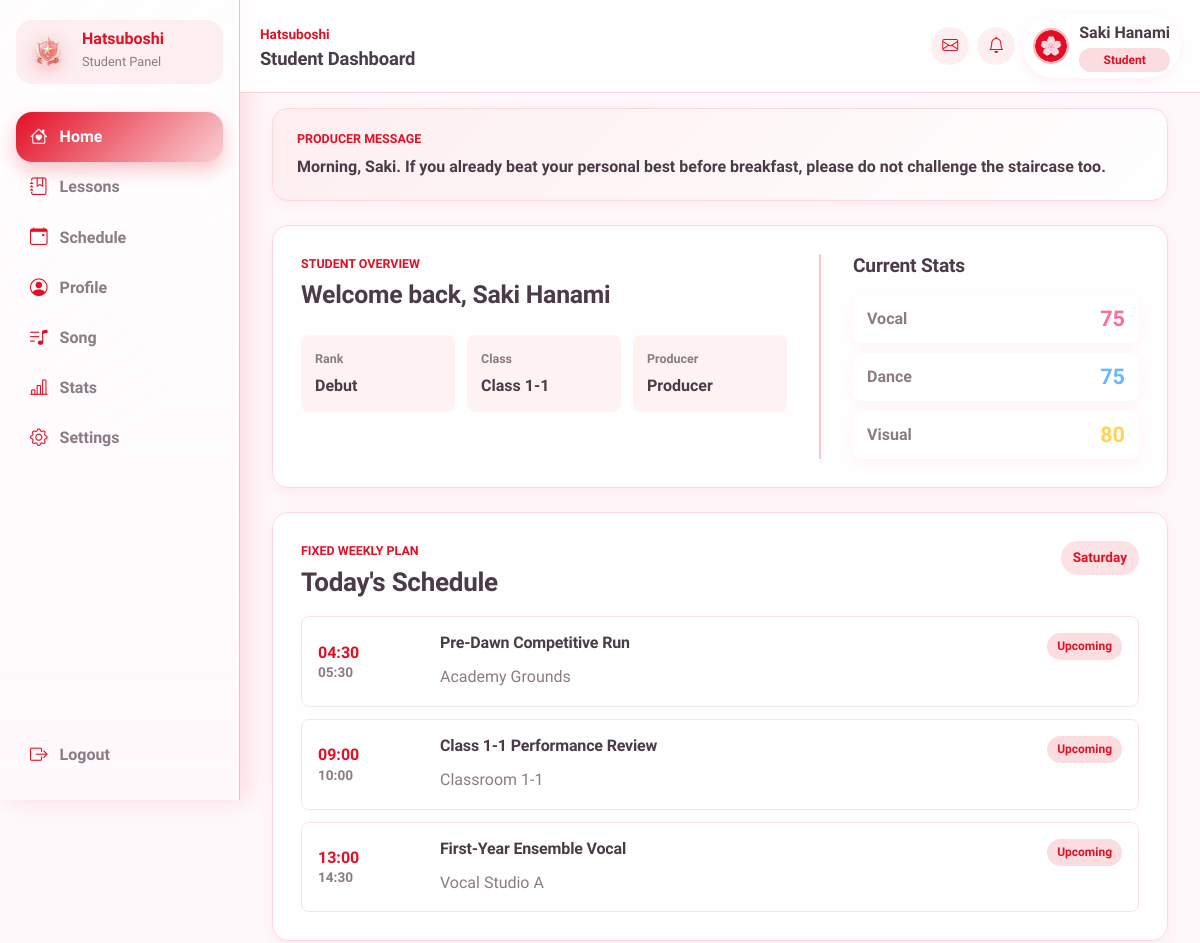
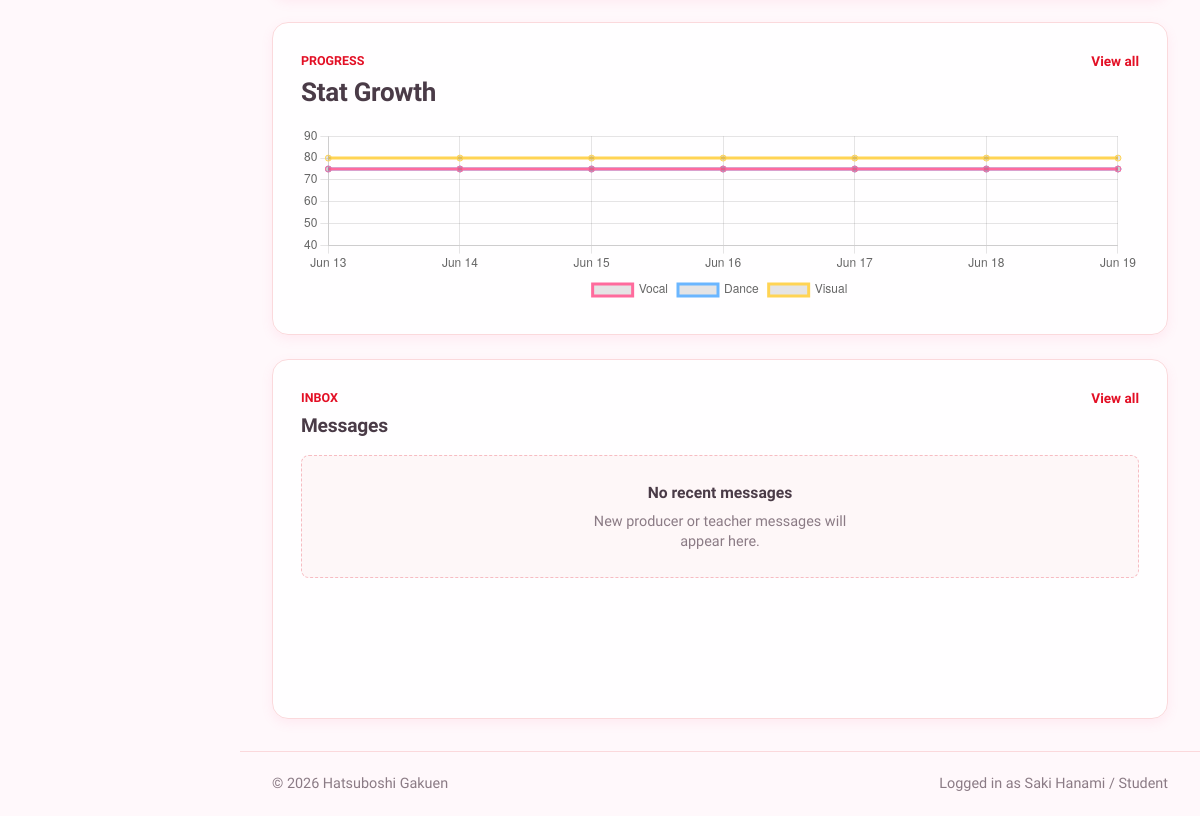
The app's page /student/dashboard.php (signed in) with its own data (2 pictures, top to bottom).
### tables this page shows
CREATE TABLE `students` (
  `id` int(11) NOT NULL AUTO_INCREMENT,
  `user_id` int(11) NOT NULL,
  `name` varchar(100) NOT NULL,
  `name_jp` varchar(100) DEFAULT NULL,
  `birthday` date DEFAULT NULL,
  `zodiac` varchar(30) DEFAULT NULL,
  `blood_type` char(2) DEFAULT NULL,
  `height` int(11) DEFAULT NULL,
  `weight` int(11) DEFAULT NULL,
  `three_size` varchar(20) DEFAULT NULL,
  `hometown` varchar(50) DEFAULT NULL,
  `hobbies` text DEFAULT NULL,
  `special_skill` text DEFAULT NULL,
  `school_year` varchar(20) DEFAULT NULL,
  `rank` varchar(10) NOT NULL DEFAULT 'Debut',
  `vocal` int(11) NOT NULL DEFAULT 0,
  `dance` int(11) NOT NULL DEFAULT 0,
  `visual` int(11) NOT NULL DEFAULT 0,
  `bio` text DEFAULT NULL,
  `producer_id` int(11) DEFAULT NULL,
  `producer_status` enum('active','removal_pending','released','unassigned') DEFAULT 'unassigned',
  `created_at` datetime NOT NULL DEFAULT current_timestamp(),
  `updated_at` datetime NOT NULL DEFAULT current_timestamp() ON UPDATE current_timestamp(),
  PRIMARY KEY (`id`),
  UNIQUE KEY `uniq_students_user_id` (`user_id`),
  KEY `idx_students_producer_id` (`producer_id`),
  KEY `idx_students_rank` (`rank`),
  CONSTRAINT `fk_students_producer` FOREIGN KEY (`producer_id`) REFERENCES `users` (`id`) ON DELETE SET NULL ON UPDATE CASCADE,
  CONSTRAINT `fk_students_user` FOREIGN KEY (`user_id`) REFERENCES `users` (`id`) ON DELETE CASCADE ON UPDATE CASCADE
);

CREATE TABLE `producer_messages` (
  `id` int(11) NOT NULL AUTO_INCREMENT,
  `producer_id` int(11) DEFAULT NULL,
  `student_id` int(11) DEFAULT NULL,
  `message_type` varchar(50) NOT NULL,
  `tone` varchar(20) DEFAULT NULL,
  `message_text` text NOT NULL,
  PRIMARY KEY (`id`),
  KEY `idx_producer_messages_producer_id` (`producer_id`),
  KEY `idx_producer_messages_student_id` (`student_id`),
  KEY `idx_producer_messages_lookup` (`student_id`,`message_type`),
  CONSTRAINT `fk_producer_messages_producer` FOREIGN KEY (`producer_id`) REFERENCES `users` (`id`) ON DELETE SET NULL ON UPDATE CASCADE,
  CONSTRAINT `fk_producer_messages_student` FOREIGN KEY (`student_id`) REFERENCES `students` (`id`) ON DELETE CASCADE ON UPDATE CASCADE
);

CREATE TABLE `users` (
  `id` int(11) NOT NULL AUTO_INCREMENT,
  `username` varchar(50) NOT NULL,
  `password` varchar(255) NOT NULL,
  `role` enum('producer','teacher','student') NOT NULL,
  `avatar` varchar(255) DEFAULT NULL,
  `is_active` tinyint(1) NOT NULL DEFAULT 1,
  `created_at` datetime NOT NULL DEFAULT current_timestamp(),
  `updated_at` datetime NOT NULL DEFAULT current_timestamp() ON UPDATE current_timestamp(),
  `last_login` datetime DEFAULT NULL,
  `theme_primary_color` varchar(20) DEFAULT '#FF6B9D',
  `theme_secondary_color` varchar(20) DEFAULT '#FFB3D1',
  PRIMARY KEY (`id`),
  UNIQUE KEY `uniq_users_username` (`username`),
  KEY `idx_users_role` (`role`),
  KEY `idx_users_is_active` (`is_active`)
);

CREATE TABLE `recurring_schedules` (
  `id` int(11) NOT NULL AUTO_INCREMENT,
  `student_id` int(11) NOT NULL,
  `weekday` tinyint(4) NOT NULL,
  `activity_type` varchar(50) NOT NULL,
  `title` varchar(100) NOT NULL,
  `description` text DEFAULT NULL,
  `start_time` time NOT NULL,
  `end_time` time NOT NULL,
  `location` varchar(100) DEFAULT NULL,
  `created_by` int(11) DEFAULT NULL,
  `is_active` tinyint(1) NOT NULL DEFAULT 1,
  `created_at` datetime NOT NULL DEFAULT current_timestamp(),
  `updated_at` datetime NOT NULL DEFAULT current_timestamp() ON UPDATE current_timestamp(),
  PRIMARY KEY (`id`)
);

### student/dashboard.php (the view, shortened to what the rows shown need)
<?php
require_once '../config/database.php';
$stmt = $pdo->prepare(
    'SELECT
        s.id,
        s.name,
        s.birthday,
        s.rank,
        s.school_year,
        s.vocal,
        s.dance,
        s.visual,
        su.theme_primary_color,
        su.theme_secondary_color,
        pu.username AS producer_name
     FROM students s
     INNER JOIN users su ON su.id = s.user_id
     LEFT JOIN users pu ON pu.id = s.producer_id
     WHERE s.user_id = ?
     LIMIT 1'
);
$stmt->execute([$_SESSION['id']]);
$student = $stmt->fetch();
$weekday = (int) date('N');
$schedule_stmt = $pdo->prepare(
    'SELECT activity_type, title, description, start_time, end_time, location
     FROM recurring_schedules
     WHERE student_id = ?
       AND weekday = ?
       AND is_active = 1
     ORDER BY start_time'
);
$schedule_stmt->execute([$student['id'], $weekday]);
$today_schedules = $schedule_stmt->fetchAll();
require_once '../includes/stat_chart_helpers.php';
$chart = get_student_weekly_stat_chart($pdo, $student);
$chart_labels = $chart['labels'];
$chart_data = $chart['data'];
$previous_snapshot = $chart['previous_snapshot'];
require_once '../includes/producer_message_helpers.php';
$producer_message = get_producer_message(
    $pdo,
    $student,
    $today_schedules,
    $previous_snapshot ?: null
);
$is_birthday = is_student_birthday_today($student);
require_once '../includes/header.php';
?>
<main class="dashboard-main">
    <section class="producer-message-card <?= $is_birthday ? 'birthday-message-card' : '' ?>">
        <p class="dashboard-eyebrow">
            <?= $is_birthday ? 'Birthday Producer Message' : 'Producer Message' ?>
        </p>
        <p class="producer-message-text">
            <?= htmlspecialchars($producer_message, ENT_QUOTES, 'UTF-8') ?>
        </p>
    </section>
    <section class="dashboard-hero">
        <div class="student-info">
            <p class="dashboard-eyebrow">Student Overview</p>
            <h2>
                Welcome back,
                <?= htmlspecialchars($student['name'] ?? 'Student', ENT_QUOTES, 'UTF-8') ?>
            </h2>
            <dl class="student-details">
                <div>
                    <dt>Rank</dt>
                    <dd><?= htmlspecialchars($student['rank'] ?? 'Unranked', ENT_QUOTES, 'UTF-8') ?></dd>
                </div>
                <div>
                    <dt>Class</dt>
                    <dd><?= htmlspecialchars($student['school_year'] ?? 'Not assigned', ENT_QUOTES, 'UTF-8') ?></dd>
                </div>
                <div>
                    <dt>Producer</dt>
                    <dd><?= htmlspecialchars($student['producer_name'] ?? 'Not assigned', ENT_QUOTES, 'UTF-8') ?></dd>
                </div>
            </dl>
        </div>
        <aside class="current-stats">
            <h2>Current Stats</h2>
            <div class="stat-row vocal">
                <span>Vocal</span>
                <strong><?= (int) ($student['vocal'] ?? 0) ?></strong>
            </div>
            <div class="stat-row dance">
                <span>Dance</span>
                <strong><?= (int) ($student['dance'] ?? 0) ?></strong>
            </div>
            <div class="stat-row visual">
                <span>Visual</span>
                <strong><?= (int) ($student['visual'] ?? 0) ?></strong>
            </div>
        </aside>
    </section>
    <div class="dashboard-grid">
        <section class="today-schedule">
            <div class="section-heading">
                <div>
                    <h2>Today's Schedule</h2>
                </div>
            </div>
            <?php if (empty($today_schedules)): ?>
            <div class="empty-dashboard-state">
                <strong>No schedule today</strong>
                <p>There are no fixed lessons or activities planned for this weekday.</p>
            </div>
            <?php else: ?>
            <div class="schedule-list">
                <?php $current_time = date('H:i:s'); ?>
                <?php foreach ($today_schedules as $schedule): ?>
                <?php
                if ($schedule['end_time'] < $current_time) {
                    $schedule_status = 'Passed';
                } elseif ($schedule['start_time'] <= $current_time && $schedule['end_time'] >= $current_time) {
                    $schedule_status = 'Now';
                } else {
                    $schedule_status = 'Upcoming';
                }
                ?>
                <article class="schedule-item">
                    <time class="schedule-time">
                        <span><?= htmlspecialchars(substr($schedule['start_time'], 0, 5), ENT_QUOTES, 'UTF-8') ?></span>
                        <span><?= htmlspecialchars(substr($schedule['end_time'], 0, 5), ENT_QUOTES, 'UTF-8') ?></span>
                    </time>
                    <div class="schedule-content">
                        <div class="schedule-title-row">
                            <h3>
                                <?= htmlspecialchars($schedule['title'], ENT_QUOTES, 'UTF-8') ?>
                            </h3>
                            <span
                                class="schedule-status <?= htmlspecialchars(strtolower($schedule_status), ENT_QUOTES, 'UTF-8') ?>">
                                <?= htmlspecialchars($schedule_status, ENT_QUOTES, 'UTF-8') ?>
                            </span>
                        </div>
                        <p>
                            <?= htmlspecialchars($schedule['location'] ?? 'No location', ENT_QUOTES, 'UTF-8') ?>
                        </p>
                    </div>
                </article>
                <?php endforeach; ?>
            </div>
            <?php endif; ?>
        </section>
        <aside class="dashboard-side-panel">
            <section class="stats-preview">
                <div class="section-heading">
                    <div>
                        <h2>Stat Growth</h2>
                    </div>
                </div>
            </section>
            <section class="messages-preview">
                <div class="section-heading">
                    <div>
                        <h2>Messages</h2>
                    </div>
                </div>
            </section>
        </aside>
    </div>
</main>
<script>
//Pass PHP chart data to JavaScript
const statLabels = <?= json_encode($chart_labels, JSON_HEX_TAG | JSON_HEX_APOS | JSON_HEX_QUOT | JSON_HEX_AMP) ?>;
const statData = <?= json_encode($chart_data, JSON_HEX_TAG | JSON_HEX_APOS | JSON_HEX_QUOT | JSON_HEX_AMP) ?>;
//Find the highest stat value
const allStats = [
    ...(statData.vocal ?? []),
    ...(statData.dance ?? []),
    ...(statData.visual ?? [])
].filter(value => value !== null && value !== undefined);
const maxStat = allStats.length ? Math.max(...allStats) : 100;
const yMax = Math.ceil((maxStat + 10) / 10) * 10;
//Create the line chart
new Chart(document.getElementById('statProgressChart'), {
    type: 'line',
    data: {
        labels: statLabels,
        datasets: [
            {
                label: 'Vocal',
                data: statData.vocal,
                borderColor: getComputedStyle(document.body).getPropertyValue('--vocal-color').trim(),
                tension: 0.35,
                spanGaps: true
            },
            {
                label: 'Dance',
                data: statData.dance,
                borderColor: getComputedStyle(document.body).getPropertyValue('--dance-color').trim(),
                tension: 0.35,
                spanGaps: true
            },
            {
                label: 'Visual',
                data: statData.visual,
                borderColor: getComputedStyle(document.body).getPropertyValue('--visual-color').trim(),
                tension: 0.35,
                spanGaps: true
            }
        ]
    },
    //Chart option
    options: {
        responsive: true,
        maintainAspectRatio: false,
        plugins: {
            legend: {
                position: 'bottom'
            }
        },
        scales: {
            y: {
                min: 40,
                max: yMax,
                ticks: {
                    stepSize: 10
                }
            }
        }
    }
});
</script>
<?php require_once '../includes/footer.php'; ?>

### records on screen
students: id.message_text "Morning, Saki. If you already beat your personal best before breakfast, please do not challenge the staircase too.", name "Saki Hanami", rank "Debut", school_year "Class 1-1", producer.username "Producer", vocal "75", dance "75", visual "80"
recurring_schedules: start_time "04:30", end_time "05:30", title "Pre-Dawn Competitive Run", schedule_status "Upcoming", location "Academy Grounds"
recurring_schedules: start_time "09:00", end_time "10:00", title "Class 1-1 Performance Review", schedule_status "Upcoming", location "Classroom 1-1"
recurring_schedules: start_time "13:00", end_time "14:30", title "First-Year Ensemble Vocal", schedule_status "Upcoming", location "Vocal Studio A"

### other values on screen
$page_title "Student Dashboard"
$username "Saki Hanami"
$role_label "Student"
$panel_label "Student Panel"
$item['label'] "Home"
$item['label'] "Lessons"
$item['label'] "Schedule"
$item['label'] "Profile"
$item['label'] "Song"
$item['label'] "Stats"
$item['label'] "Settings"
$_SESSION['user_name'] "Saki Hanami"
$_SESSION['role'] "Student"
